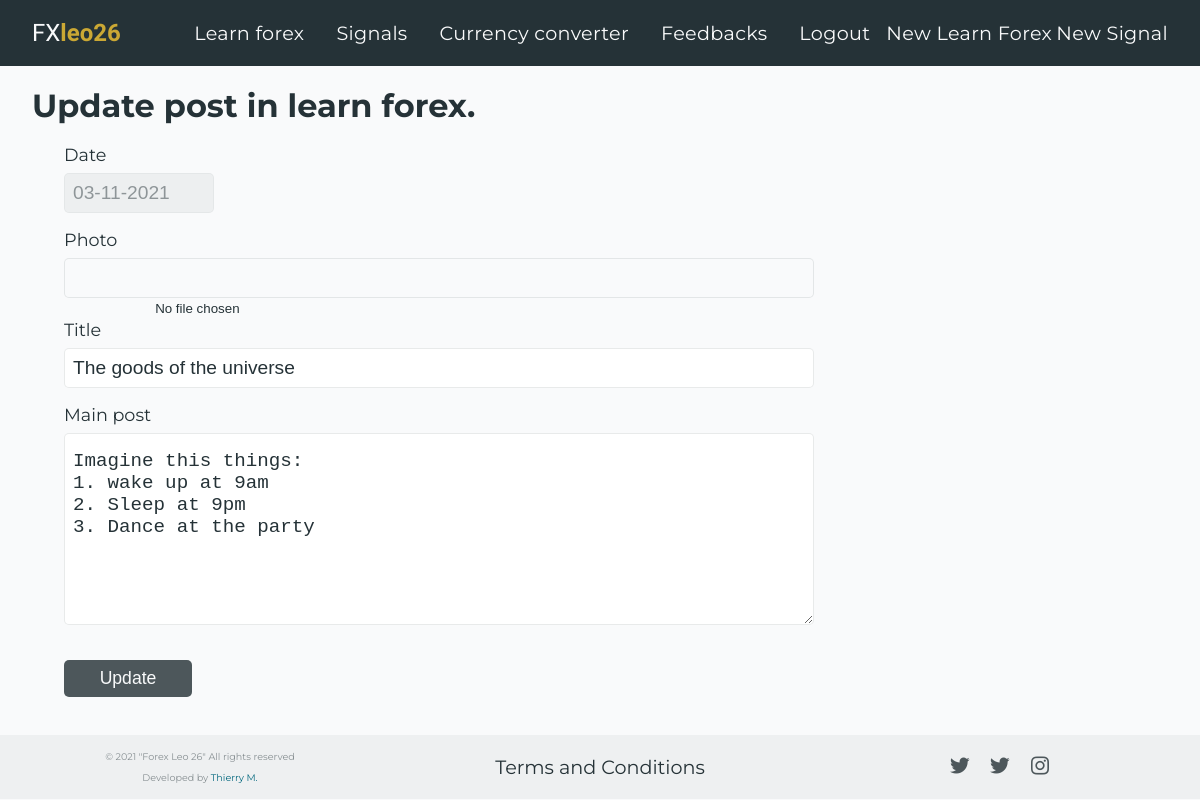
/update/4 (signed in), run on the app's committed database.
### forex_26_app/models.py (models this page shows, shortened)
class Post(db.Model):
    id = db.Column(db.Integer, nullable=False, primary_key = True)
    image = db.Column(db.String(30), nullable=False, default = "default.jpg")
    title = db.Column(db.String(100), nullable=False)
    post = db.Column(db.Text, nullable=False)
    posted_date = db.Column(db.DateTime, nullable=False, default = datetime.utcnow)
    user = db.Column(db.Integer, db.ForeignKey('admin.id'), nullable = False)

### forex_26_app/routes.py (the view)
@app.route('/update/<int:post_id>', methods=['GET', 'POST'])
@login_required
def update(post_id):
    post = Post.query.get(post_id)
    form = UpdatePostForm()
    if form.validate_on_submit():
        if form.image.data:
            picture_file = save_picture(form.image.data)
            post.image = picture_file
            post.title = form.title.data
            post.post = form.post.data
            db.session.commit()
            flash("Post updated successfully", "success")
            return redirect(url_for("home"))
        else:
            post.title = form.title.data
            post.post = form.post.data
            db.session.commit()
            flash("Post updated successfully", "success")
            return redirect(url_for("home"))
    elif request.method == 'GET':
        form.image.data = post.image
        form.title.data = post.title
        form.post.data = post.post
        form.date_posted.data = datetime.utcnow().strftime("%d-%m-%Y")
    return render_template('update_post.html', title="Update post learn forex", form=form)

### forex_26_app/forms.py
class UpdatePostForm(FlaskForm):
    image = FileField("Photo", validators=[FileAllowed(['jpg', 'png', 'jpeg'])])
    title = StringField("Title", validators=[DataRequired(), Length(min=5, max=100)])
    post = TextAreaField("Main post", validators=[DataRequired(), Length(min=10)])
    date_posted = StringField("Date", validators=[DataRequired()])
    post_button = SubmitField("Update")

### forex_26_app/models.py (called while the page is built)
@login_manager.user_loader
def load_user(user_id):
    return Admin.query.get(int(user_id))

### forex_26_app/templates/update_post.html (shortened to what this page needs)
{% extends "layout.html" %}
{% block content %}
<h1 class="c-post-descri alert alert-info">Update post in learn forex.</h1>
<div class="content-section">
    <div class="container">
        <form class="form-groups" action="" method="POST" enctype="multipart/form-data">
            <div class="form-group">
                {{ form.date_posted.label(class="form-control-label") }}
                {% if form.date_posted.errors %}
                {{ form.date_posted(class="form-control form-control-date is-invalid") }}
                {% for error in form.date_posted.errors %}
                <div class="invalid-feedback">
                    <span> {{ error }} </span>
                </div>
                {% endfor %}
                {% else %}
                {{ form.date_posted(class="form-control form-control-date") }}
                {% endif %}
            </div>
            <div class="form-group">
                {{ form.image.label(class="form-control-label") }}
                {% if form.image.errors %}
                {{ form.image(class="form-control-file is-invalid") }}
                {% for error in form.image.errors %}
                <div class="invalid-feedback">
                    <span> {{ error }} </span>
                </div>
                {% endfor %}
                {% else %}
                {{ form.image(class="form-control-file") }}
                {% endif %}
            </div>
            <div class="form-group">
                {{ form.title.label(class="form-control-label") }}
                {% if form.title.errors %}
                {{ form.title(class="form-control is-invalid") }}
                {% for error in form.title.errors %}
                <div class="invalid-feedback">
                    <span> {{ error }} </span>
                </div>
                {% endfor %}
                {% else %}
                {{ form.title(class="form-control") }}
                {% endif %}
            </div>
            <div class="form-group">
                {{ form.post.label(class="form-control-label") }}
                {% if form.post.errors %}
                {{ form.post(class="form-control-article is-invalid") }}
                {% for error in form.post.errors %}
                <div class="invalid-feedback">
                    <span> {{ error }} </span>
                </div>
                {% endfor %}
                {% else %}
                {{ form.post(class="form-control-article") }}
                {% endif %}
            </div>
            <div class="form-group">
                {{ form.post_button(class="btn btn-dark") }}
            </div>
        </form>
    </div>
</div>
{% endblock content %}

### forex_26_app/static/forms.css (style rules this page uses)
.form-groups { display: flex; flex-direction: column; }
.form-group { display: flex; flex-direction: column; }
.form-control-date { cursor: not-allowed; width: 50%; opacity: .5; background-color: var(--gray-border-clr); }
.form-control-label { font-size: 1.1rem; margin-bottom: .5rem; }
.form-control-file::before { content: ""; display: inline-block; background-color: var(--white-clr); border: thin solid var(--gray-border-clr); border-radius: 5px; outline: none; white-space: nowrap; -webkit-user-select: none; padding: 0 .5rem; cursor: pointer; font-size: 1rem; height: 2rem; width: 100%; display: flex; align-items: center; }
@media screen and (min-width: 768px) { .form-control-file::before { height: 2.5rem; width: 70%; } }
.form-control-article, .form-control { height: 2rem; font-size: 1rem; padding: 0 .5rem; margin-bottom: 1rem; outline: none; color: var(--primary-clr); border: thin solid var(--gray-border-clr); border-radius: 5px; transition: 300ms box-shadow; }
.form-control-article { height: 10rem; width: 100%; padding-top: 1rem; }
@media screen and (min-width: 768px) { .form-control-article, .form-control { height: 2.5rem; width: 70%; font-size: 1.2rem; } }
@media screen and (min-width: 768px) { .form-control-article { height: 12rem; } }
@media screen and (min-width: 768px) { .form-control-date { width: 150px; } }

### forex_26_app/static/currency_converter.css (style rules this page uses)
:root { --select-border: rgb(233, 233, 233); --select-focus: blue; --select-arrow: var(--select-border); }

### forex_26_app/static/style.css (style rules this page uses)
*, *::before, *::after { margin: 0px; padding: 0px; box-sizing: border-box; }
:root { --primary-clr: hsl(197, 20%, 18%); --primary-clr-alt: hsl(197, 8%, 33%); --second-clr: hsl(46, 59%, 50%); --gray-clr: hsl(200, 10%, 94%); --gray-border-clr: #2532371a; --text-mute: hsl(196, 5%, 56%); --white-clr: hsl(210, 20%, 98%); --link-clr: #05697f; --link-clr-alt: #cfe2e0; --red-clr: #d33b25; --red-clr-alt: #ffd4d8; }
body { position: relative; background-color: var(--white-clr); color: var(--primary-clr); font-family: 'Montserrat', sans-serif; }
.container { padding: 1.2rem 2rem; }
.btn { cursor: pointer; border: none; transition: 300ms color, 300ms border, 300ms background-color; font-size: 1.1rem; padding: .5rem 1rem; margin-top: 1.2rem; border-radius: 5px; }
.btn-dark { color: var(--white-clr); background-color: var(--primary-clr-alt); width: 8rem; }

### data on the page
Post: title "The goods of the universe", post "Imagine this things: 1. wake up at 9am 2. Sleep at 9pm 3. Dance at the party"
